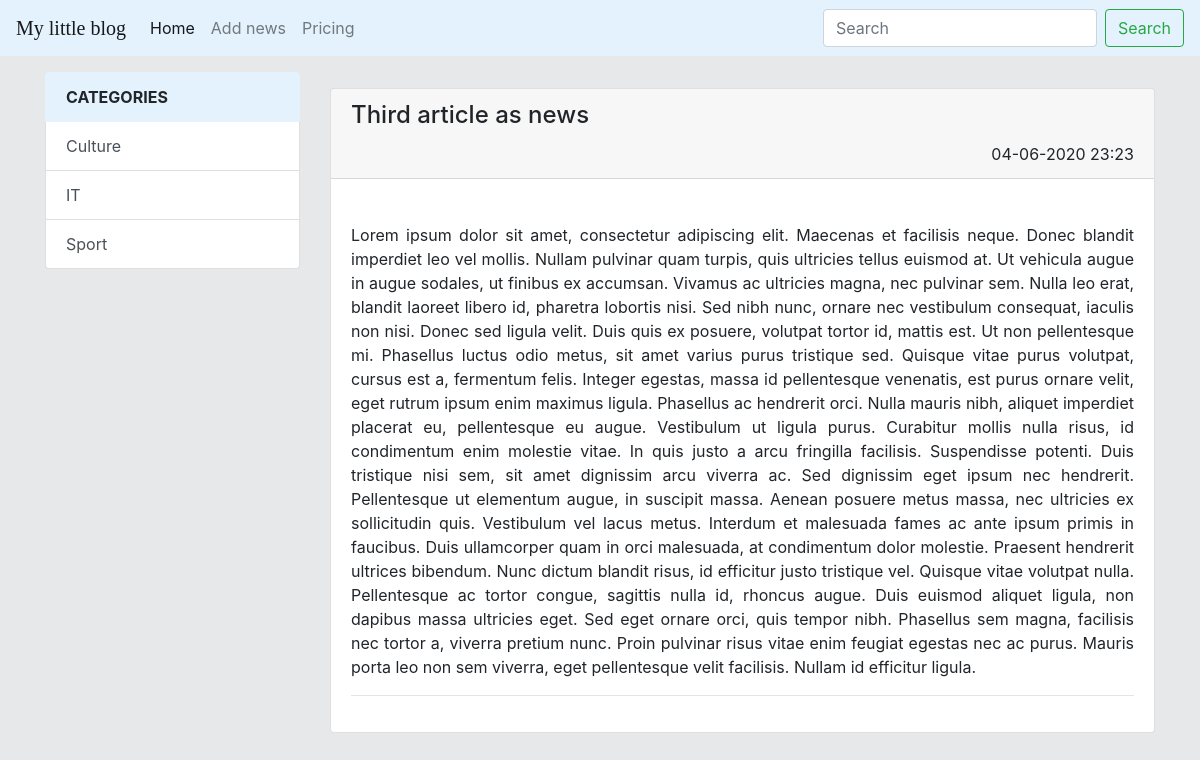
The page /news/3 on the database as committed earlier.
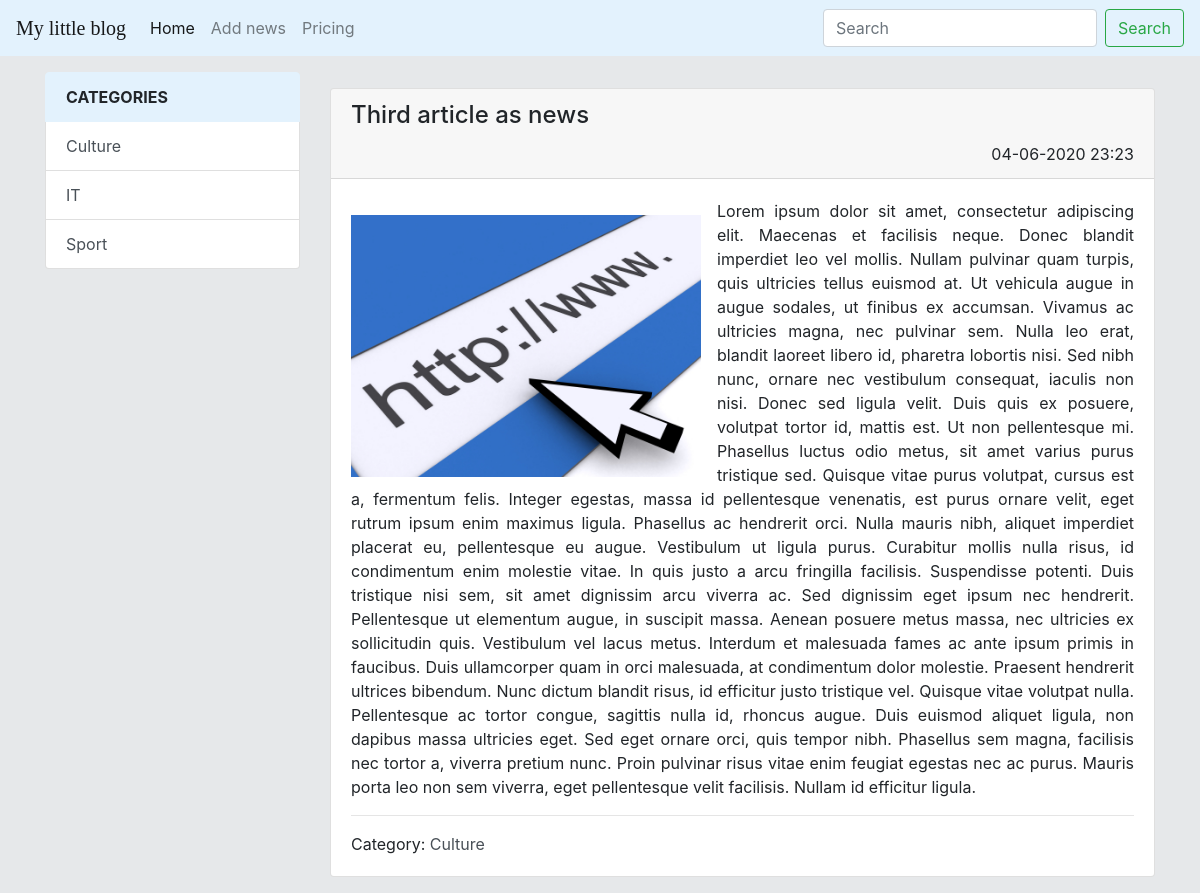
The same page on the database as committed later.
### news/models.py (models this page shows, shortened)
class News(models.Model):
    title = models.CharField(max_length=200, unique=True)
    content = models.TextField(blank=True)
    created = models.DateTimeField(auto_now_add=True)
    updated = models.DateTimeField(auto_now=True)
    photo = models.ImageField(blank=True, upload_to='photos/%Y/%m/%d/')
    published = models.BooleanField(default=True)
    category = models.ForeignKey('Category', on_delete=models.PROTECT, null=True, blank=True)
    class Meta:
        verbose_name = "Новость"
        verbose_name_plural = 'News'
        ordering = ['-created', 'title']

class Category(models.Model):
    category_title = models.CharField(max_length=150, db_index=True)
    def get_absolute_url(self):
        return reverse('category', kwargs={'category_id': self.pk})
    def __str__(self):
        return f'{self.category_title}'
    class Meta:
        verbose_name = "Категория"
        verbose_name_plural = 'Category'
        ordering = ['category_title']

### news/views.py (the view)
# urls.py: path('news/<int:news_id>', view_news, name='view_news'),
def view_news(request, news_id):
    news_item = get_object_or_404(News, pk=news_id)
    return render(request, 'news/view_news.html', {'article': news_item})

### news/templatetags/news_tags.py (called while the page is built)
@register.simple_tag
def get_all_categories():
    return Category.objects.all()

### news/templates/news/view_news.html (shortened to what this page needs)
{% extends 'base.html' %}
{% block sidebar %}
    <div class="col-md-3">
        {% include 'news/include/categories_sidebar.html' %}
    </div>
{% endblock %}
{% block content %}
    <div class="col-md-9">
        <div class="container mt-3">
            <div class="row">
                <div class="card mb-3">
                    <div class="card-header">
                        <h4 class="card-title">{{ article.title }}</h4>
                        <div  style="text-align: right">
                            {{ article.created|date:"d-m-Y H:i" }}
                        </div>
                    </div>
                    <div class="card-body">
                        <div class="media" style=" display: block;">
                            {% if article.photo %}
                                <img src="{{ article.photo.url }}" alt="article photo" width="350"
                                     style="float: left; margin: 1em 1em 0 0;">
                            {% else %}
                                <img src="{{ article_img }}" alt="" width="350" class="mr-3">
                            {% endif %}
                            <div class="media-body">
                                <p class="card-text" style="text-align: justify">{{ article.content }}</p>
                            </div>
                            <hr>
                            {% if article.category %}
                                Category: <a href="{{ article.category.get_absolute_url }}"
                                            class="list-group-item-action">{{ article.category }} </a>
                            {% endif %}
                        </div>
                    </div>
                </div>
            </div>
        </div>
    </div>
{% endblock %}

Rows that differ between the two databases and show on the page:
changed News "Third article as news": photo: picture added; category_id empty → 2 (drawn); category (not shown) → "Culture"
Other text that changed with them:
text now shown: "Category:"
